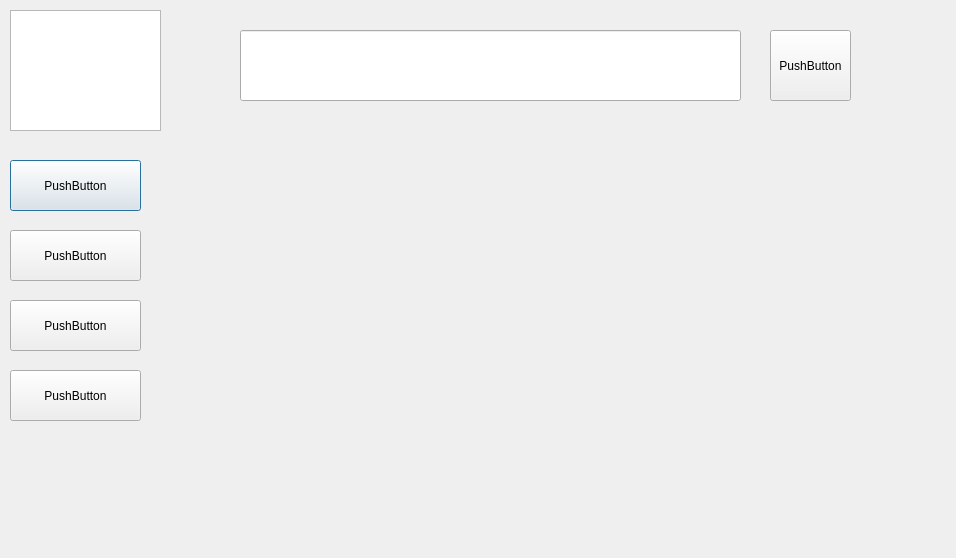
<?xml version="1.0" encoding="UTF-8"?>
<ui version="4.0">
 <class>ManageTasks</class>
 <widget class="QDialog" name="ManageTasks">
  <property name="geometry">
   <rect>
    <x>0</x>
    <y>0</y>
    <width>956</width>
    <height>558</height>
   </rect>
  </property>
  <property name="windowTitle">
   <string>Dialog</string>
  </property>
  <widget class="QGraphicsView" name="graphicsView">
   <property name="geometry">
    <rect>
     <x>10</x>
     <y>10</y>
     <width>151</width>
     <height>121</height>
    </rect>
   </property>
  </widget>
  <widget class="QPushButton" name="pushButton">
   <property name="geometry">
    <rect>
     <x>10</x>
     <y>160</y>
     <width>131</width>
     <height>51</height>
    </rect>
   </property>
   <property name="text">
    <string>PushButton</string>
   </property>
  </widget>
  <widget class="QPushButton" name="pushButton_2">
   <property name="geometry">
    <rect>
     <x>10</x>
     <y>230</y>
     <width>131</width>
     <height>51</height>
    </rect>
   </property>
   <property name="text">
    <string>PushButton</string>
   </property>
  </widget>
  <widget class="QPushButton" name="pushButton_3">
   <property name="geometry">
    <rect>
     <x>10</x>
     <y>300</y>
     <width>131</width>
     <height>51</height>
    </rect>
   </property>
   <property name="text">
    <string>PushButton</string>
   </property>
  </widget>
  <widget class="QPushButton" name="pushButton_4">
   <property name="geometry">
    <rect>
     <x>10</x>
     <y>370</y>
     <width>131</width>
     <height>51</height>
    </rect>
   </property>
   <property name="text">
    <string>PushButton</string>
   </property>
  </widget>
  <widget class="QPushButton" name="pushButton_5">
   <property name="geometry">
    <rect>
     <x>770</x>
     <y>30</y>
     <width>81</width>
     <height>71</height>
    </rect>
   </property>
   <property name="text">
    <string>PushButton</string>
   </property>
  </widget>
  <widget class="QLineEdit" name="lineEdit">
   <property name="geometry">
    <rect>
     <x>240</x>
     <y>30</y>
     <width>501</width>
     <height>71</height>
    </rect>
   </property>
  </widget>
 </widget>
 <resources/>
 <connections/>
</ui>
